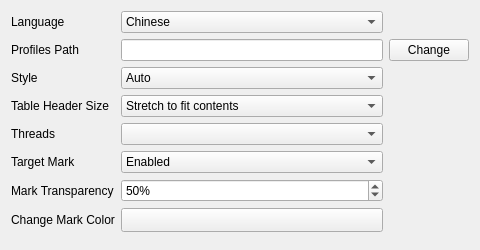
<?xml version="1.0" encoding="UTF-8"?>
<ui version="4.0">
 <class>Settings</class>
 <widget class="QWidget" name="Settings">
  <property name="geometry">
   <rect>
    <x>0</x>
    <y>0</y>
    <width>480</width>
    <height>250</height>
   </rect>
  </property>
  <property name="windowTitle">
   <string>Settings</string>
  </property>
  <layout class="QGridLayout" name="gridLayout">
   <item row="0" column="0">
    <widget class="QLabel" name="labelLanguage">
     <property name="text">
      <string>Language</string>
     </property>
    </widget>
   </item>
   <item row="0" column="1">
    <widget class="QComboBox" name="comboBoxLanguage">
     <item>
      <property name="text">
       <string>Chinese</string>
      </property>
     </item>
     <item>
      <property name="text">
       <string>English</string>
      </property>
     </item>
     <item>
      <property name="text">
       <string>French</string>
      </property>
     </item>
     <item>
      <property name="text">
       <string>German</string>
      </property>
     </item>
     <item>
      <property name="text">
       <string>Italian</string>
      </property>
     </item>
     <item>
      <property name="text">
       <string>Japanese</string>
      </property>
     </item>
     <item>
      <property name="text">
       <string>Korean</string>
      </property>
     </item>
     <item>
      <property name="text">
       <string>Spanish</string>
      </property>
     </item>
    </widget>
   </item>
   <item row="1" column="0">
    <widget class="QLabel" name="labelProfiles">
     <property name="text">
      <string>Profiles Path</string>
     </property>
    </widget>
   </item>
   <item row="1" column="1">
    <widget class="QLineEdit" name="lineEditProfiles">
     <property name="readOnly">
      <bool>true</bool>
     </property>
    </widget>
   </item>
   <item row="1" column="2">
    <widget class="QPushButton" name="pushButtonProfile">
     <property name="text">
      <string>Change</string>
     </property>
    </widget>
   </item>
   <item row="2" column="0">
    <widget class="QLabel" name="labelStyle">
     <property name="text">
      <string>Style</string>
     </property>
    </widget>
   </item>
   <item row="2" column="1">
    <widget class="QComboBox" name="comboBoxStyle">
     <item>
      <property name="text">
       <string>Auto</string>
      </property>
     </item>
     <item>
      <property name="text">
       <string>Dark</string>
      </property>
     </item>
     <item>
      <property name="text">
       <string>Light</string>
      </property>
     </item>
    </widget>
   </item>
   <item row="3" column="0">
    <widget class="QLabel" name="labelTableHeaderSize">
     <property name="text">
      <string>Table Header Size</string>
     </property>
    </widget>
   </item>
   <item row="3" column="1">
    <widget class="QComboBox" name="comboBoxTableHeaderSize">
     <item>
      <property name="text">
       <string>Stretch to fit contents</string>
      </property>
     </item>
     <item>
      <property name="text">
       <string>Stretch to fit width</string>
      </property>
     </item>
    </widget>
   </item>
   <item row="4" column="0">
    <widget class="QLabel" name="labelThreads">
     <property name="text">
      <string>Threads</string>
     </property>
    </widget>
   </item>
   <item row="4" column="1">
    <widget class="QComboBox" name="comboBoxThreads"/>
   </item>
   <item row="5" column="0">
    <widget class="QLabel" name="labelTargetMark">
     <property name="text">
      <string>Target Mark</string>
     </property>
    </widget>
   </item>
   <item row="5" column="1">
    <widget class="QComboBox" name="comboBoxTargetMarkEnabled">
     <item>
      <property name="text">
       <string>Enabled</string>
      </property>
     </item>
     <item>
      <property name="text">
       <string>Disabled</string>
      </property>
     </item>
    </widget>
   </item>
   <item row="6" column="0">
    <widget class="QLabel" name="labelTargetMarkTransparency">
     <property name="text">
      <string>Mark Transparency</string>
     </property>
    </widget>
   </item>
   <item row="6" column="1">
    <widget class="QSpinBox" name="spinBoxTargetMarkTransparency">
     <property name="suffix">
      <string>%</string>
     </property>
     <property name="maximum">
      <number>100</number>
     </property>
     <property name="value">
      <number>50</number>
     </property>
    </widget>
   </item>
   <item row="7" column="0">
    <widget class="QLabel" name="labelTargetMarkColor">
     <property name="text">
      <string>Change Mark Color</string>
     </property>
    </widget>
   </item>
   <item row="7" column="1">
    <widget class="QPushButton" name="pushButtonTargetMarkColor">
     <property name="minimumSize">
      <size>
       <width>80</width>
       <height>24</height>
      </size>
     </property>
     <property name="text">
      <string/>
     </property>
    </widget>
   </item>
  </layout>
 </widget>
 <resources/>
 <connections/>
</ui>
